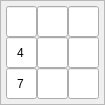
   <widget class="QFrame" name="frame_20">
    <property name="geometry">
     <rect>
      <x>393</x>
      <y>210</y>
      <width>101</width>
      <height>101</height>
     </rect>
    </property>
    <property name="minimumSize">
     <size>
      <width>0</width>
      <height>0</height>
     </size>
    </property>
    <property name="maximumSize">
     <size>
      <width>135</width>
      <height>135</height>
     </size>
    </property>
    <property name="styleSheet">
     <string notr="true"/>
    </property>
    <property name="frameShape">
     <enum>QFrame::StyledPanel</enum>
    </property>
    <property name="frameShadow">
     <enum>QFrame::Raised</enum>
    </property>
    <layout class="QGridLayout" name="gridLayout_20">
     <property name="leftMargin">
      <number>5</number>
     </property>
     <property name="topMargin">
      <number>5</number>
     </property>
     <property name="rightMargin">
      <number>5</number>
     </property>
     <property name="bottomMargin">
      <number>5</number>
     </property>
     <property name="spacing">
      <number>0</number>
     </property>
     <item row="1" column="2">
      <widget class="QLineEdit" name="cell_7_14">
       <property name="enabled">
        <bool>true</bool>
       </property>
       <property name="minimumSize">
        <size>
         <width>31</width>
         <height>31</height>
        </size>
       </property>
       <property name="maximumSize">
        <size>
         <width>31</width>
         <height>31</height>
        </size>
       </property>
       <property name="font">
        <font>
         <pointsize>9</pointsize>
        </font>
       </property>
       <property name="inputMask">
        <string>9</string>
       </property>
       <property name="text">
        <string/>
       </property>
       <property name="alignment">
        <set>Qt::AlignCenter</set>
       </property>
       <property name="readOnly">
        <bool>true</bool>
       </property>
      </widget>
     </item>
     <item row="1" column="1">
      <widget class="QLineEdit" name="cell_7_13">
       <property name="enabled">
        <bool>true</bool>
       </property>
       <property name="minimumSize">
        <size>
         <width>31</width>
         <height>31</height>
        </size>
       </property>
       <property name="maximumSize">
        <size>
         <width>31</width>
         <height>31</height>
        </size>
       </property>
       <property name="font">
        <font>
         <pointsize>9</pointsize>
        </font>
       </property>
       <property name="inputMask">
        <string>9</string>
       </property>
       <property name="text">
        <string/>
       </property>
       <property name="alignment">
        <set>Qt::AlignCenter</set>
       </property>
       <property name="readOnly">
        <bool>true</bool>
       </property>
      </widget>
     </item>
     <item row="1" column="0">
      <widget class="QLineEdit" name="cell_7_12">
       <property name="enabled">
        <bool>true</bool>
       </property>
       <property name="minimumSize">
        <size>
         <width>31</width>
         <height>31</height>
        </size>
       </property>
       <property name="maximumSize">
        <size>
         <width>31</width>
         <height>31</height>
        </size>
       </property>
       <property name="font">
        <font>
         <pointsize>9</pointsize>
        </font>
       </property>
       <property name="inputMask">
        <string>9</string>
       </property>
       <property name="text">
        <string>4</string>
       </property>
       <property name="alignment">
        <set>Qt::AlignCenter</set>
       </property>
       <property name="readOnly">
        <bool>true</bool>
       </property>
      </widget>
     </item>
     <item row="2" column="1">
      <widget class="QLineEdit" name="cell_8_13">
       <property name="enabled">
        <bool>true</bool>
       </property>
       <property name="minimumSize">
        <size>
         <width>31</width>
         <height>31</height>
        </size>
       </property>
       <property name="maximumSize">
        <size>
         <width>31</width>
         <height>31</height>
        </size>
       </property>
       <property name="font">
        <font>
         <pointsize>9</pointsize>
        </font>
       </property>
       <property name="inputMask">
        <string>9</string>
       </property>
       <property name="text">
        <string/>
       </property>
       <property name="alignment">
        <set>Qt::AlignCenter</set>
       </property>
       <property name="readOnly">
        <bool>true</bool>
       </property>
      </widget>
     </item>
     <item row="2" column="0">
      <widget class="QLineEdit" name="cell_8_12">
       <property name="enabled">
        <bool>true</bool>
       </property>
       <property name="minimumSize">
        <size>
         <width>31</width>
         <height>31</height>
        </size>
       </property>
       <property name="maximumSize">
        <size>
         <width>31</width>
         <height>31</height>
        </size>
       </property>
       <property name="font">
        <font>
         <pointsize>9</pointsize>
        </font>
       </property>
       <property name="inputMask">
        <string>9</string>
       </property>
       <property name="text">
        <string>7</string>
       </property>
       <property name="alignment">
        <set>Qt::AlignCenter</set>
       </property>
       <property name="readOnly">
        <bool>true</bool>
       </property>
      </widget>
     </item>
     <item row="2" column="2">
      <widget class="QLineEdit" name="cell_8_14">
       <property name="enabled">
        <bool>true</bool>
       </property>
       <property name="minimumSize">
        <size>
         <width>31</width>
         <height>31</height>
        </size>
       </property>
       <property name="maximumSize">
        <size>
         <width>31</width>
         <height>31</height>
        </size>
       </property>
       <property name="font">
        <font>
         <pointsize>9</pointsize>
        </font>
       </property>
       <property name="inputMask">
        <string>9</string>
       </property>
       <property name="text">
        <string/>
       </property>
       <property name="alignment">
        <set>Qt::AlignCenter</set>
       </property>
       <property name="readOnly">
        <bool>true</bool>
       </property>
      </widget>
     </item>
     <item row="0" column="1">
      <widget class="QLineEdit" name="cell_6_13">
       <property name="enabled">
        <bool>true</bool>
       </property>
       <property name="minimumSize">
        <size>
         <width>31</width>
         <height>31</height>
        </size>
       </property>
       <property name="maximumSize">
        <size>
         <width>31</width>
         <height>31</height>
        </size>
       </property>
       <property name="font">
        <font>
         <pointsize>9</pointsize>
        </font>
       </property>
       <property name="inputMask">
        <string>9</string>
       </property>
       <property name="text">
        <string/>
       </property>
       <property name="alignment">
        <set>Qt::AlignCenter</set>
       </property>
       <property name="readOnly">
        <bool>true</bool>
       </property>
      </widget>
     </item>
     <item row="0" column="0">
      <widget class="QLineEdit" name="cell_6_12">
       <property name="enabled">
        <bool>true</bool>
       </property>
       <property name="minimumSize">
        <size>
         <width>31</width>
         <height>31</height>
        </size>
       </property>
       <property name="maximumSize">
        <size>
         <width>31</width>
         <height>31</height>
        </size>
       </property>
       <property name="font">
        <font>
         <pointsize>9</pointsize>
        </font>
       </property>
       <property name="inputMask">
        <string>9</string>
       </property>
       <property name="text">
        <string/>
       </property>
       <property name="alignment">
        <set>Qt::AlignCenter</set>
       </property>
       <property name="readOnly">
        <bool>true</bool>
       </property>
      </widget>
     </item>
     <item row="0" column="2">
      <widget class="QLineEdit" name="cell_6_14">
       <property name="enabled">
        <bool>true</bool>
       </property>
       <property name="minimumSize">
        <size>
         <width>31</width>
         <height>31</height>
        </size>
       </property>
       <property name="maximumSize">
        <size>
         <width>31</width>
         <height>31</height>
        </size>
       </property>
       <property name="font">
        <font>
         <pointsize>9</pointsize>
        </font>
       </property>
       <property name="inputMask">
        <string>9</string>
       </property>
       <property name="text">
        <string/>
       </property>
       <property name="alignment">
        <set>Qt::AlignCenter</set>
       </property>
       <property name="readOnly">
        <bool>true</bool>
       </property>
      </widget>
     </item>
    </layout>
   </widget>
